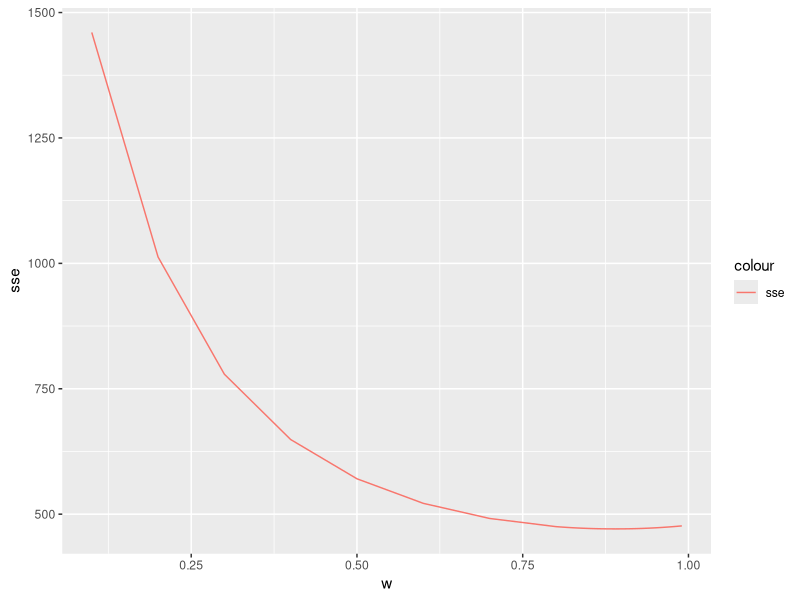
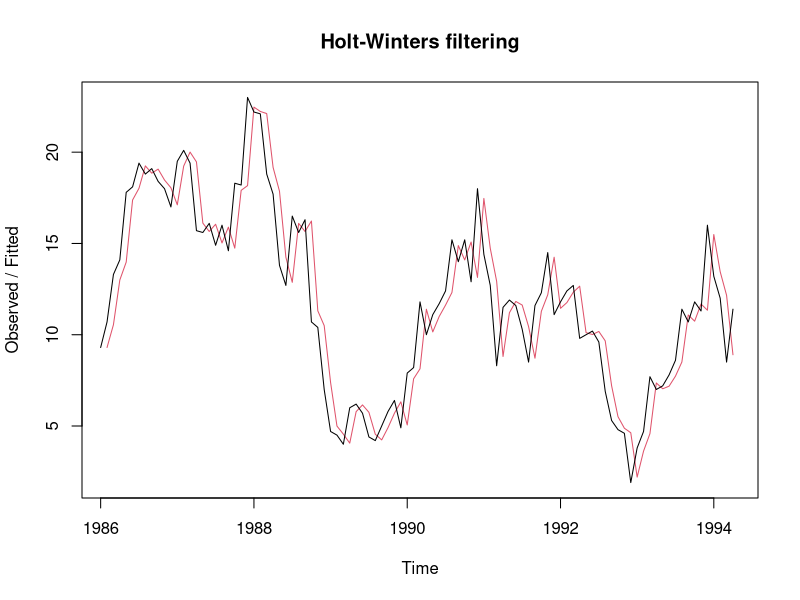
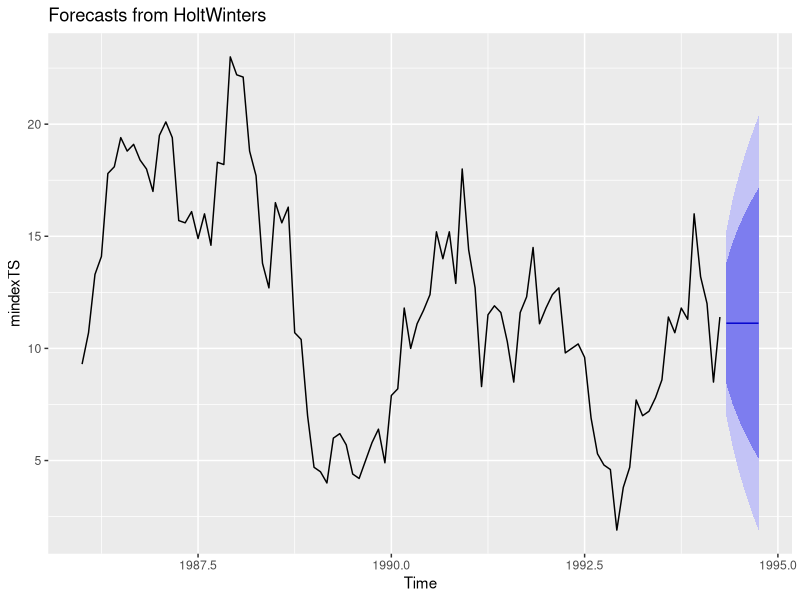
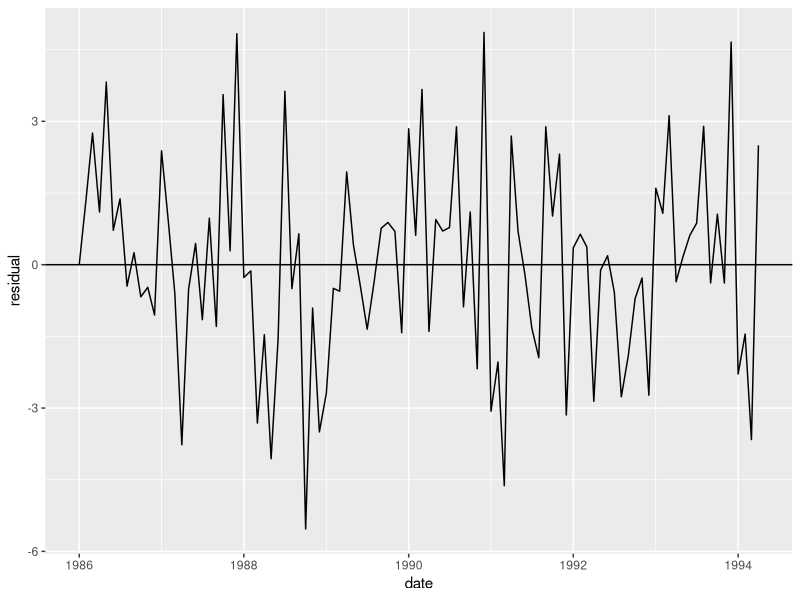
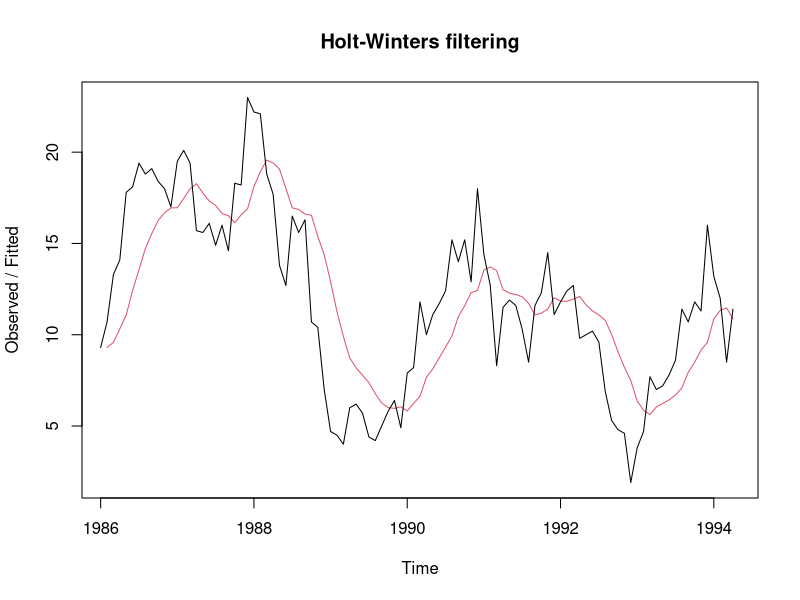
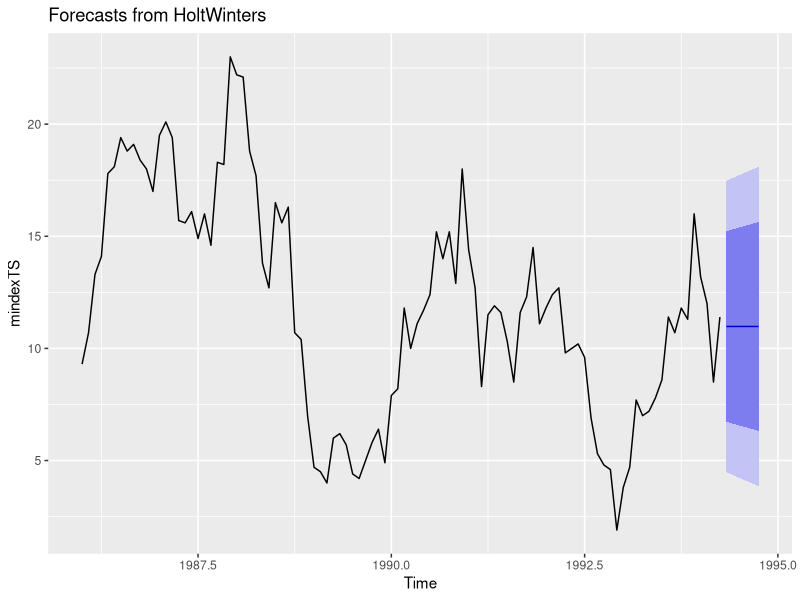
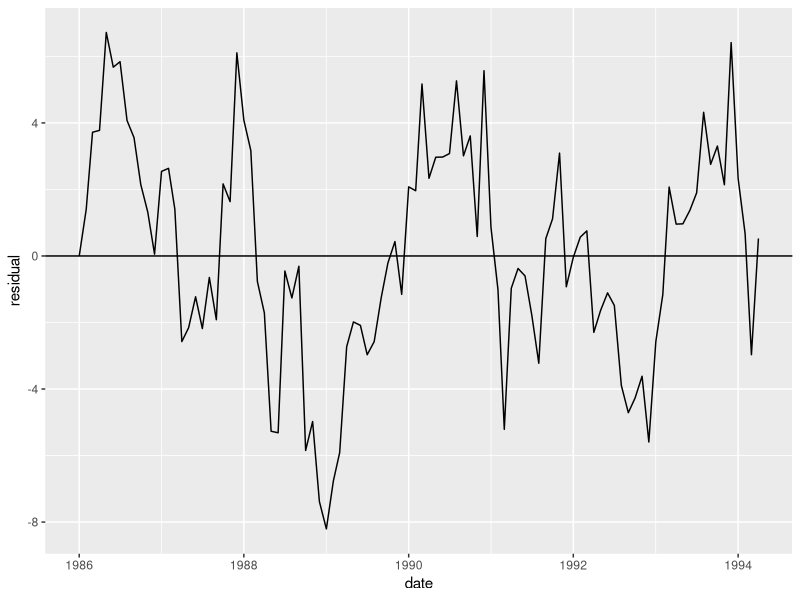
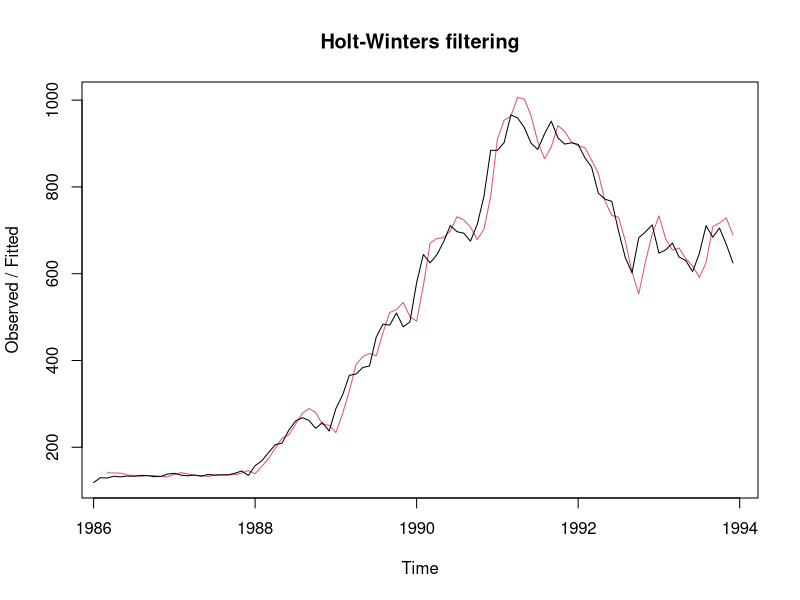

Reproduce these figures in R, in order.
library(lubridate)
library(ggplot2)
library(forecast)

# example 3.1: Simple Exponential Smoothing
data <- read.csv('../timedata/mindex.txt', sep='', header=FALSE)
mindex <- na.omit(c(t(data)))
date <- ymd("860101") + months(1:length(mindex)-1)

w <- c(0.1,0.2,0.3,0.4,0.5,0.6,0.7,0.8,
       0.81,0.82,0.83,0.84,0.85,0.86,0.87,
       0.88,0.89,0.90,0.91,0.92,0.93,0.94,
       0.95,0.96,0.97,0.98,0.99)

sse <- c(1460.371,1012.6626,779.00814,648.75022,
         570.4980,521.570,491.440,475.1534,
         474.1885,473.3390,472.6044,471.9842,
         471.478,471.0859,470.8079,470.6749,
         470.5947,470.661,470.842,471.1406,
         471.5567,472.0919,472.7475,473.525,
         474.4263,475.4532,476.6078)

df <- data.frame(w, sse)
ggplot(data=df, aes(x=w)) + 
  geom_line(aes(y=sse, colour='sse'))

mindexTS <- ts(mindex, start=1986, frequency=12)
hwt <- HoltWinters(mindexTS, alpha=0.89, beta=F, gamma=F)
plot(hwt)
autoplot(forecast(hwt, h=6))
df <- data.frame(date, as.numeric(hwt$x-c(hwt$fitted[1],hwt$fitted[,1])))
colnames(df) <- c('date', 'residual')
ggplot(data=df, aes(x=date)) + 
  geom_line(aes(y=residual)) +
  geom_hline(yintercept=0)

hwt <- HoltWinters(mindexTS, alpha=0.2, beta=F, gamma=F)
plot(hwt)
autoplot(forecast(hwt, h=6))
df <- data.frame(date, as.numeric(hwt$x-c(hwt$fitted[1],hwt$fitted[,1])))
colnames(df) <- c('date', 'residual')
ggplot(data=df, aes(x=date)) + 
  geom_line(aes(y=residual)) +
  geom_hline(yintercept=0)

# example 3.2: Double Exponential Smoothing
data <- read.csv('../timedata/stock.txt', sep='', header=FALSE)
stock <- na.omit(c(t(data)))
date <- ymd("840101") + months(1:length(stock)-1)

stockTS <- ts(stock, start=1986, frequency=12)
hwt <- HoltWinters(stockTS, alpha=0.6, beta=0.6, gamma=F)
plot(hwt)
autoplot(forecast(hwt, h=6))
df <- data.frame(date, as.numeric(hwt$x-c(hwt$fitted[1:2],hwt$fitted[,1])))
colnames(df) <- c('date', 'residual')
ggplot(data=df, aes(x=date)) + 
  geom_line(aes(y=residual)) +
  geom_hline(yintercept=0)

# example 3.3: Winters Seasonal Exponential Smoothing
data <- read.csv('../timedata/koreapass.txt', sep='', header=FALSE)
koreapass <- na.omit(c(t(data)))
date <- ymd("810101") + months(1:length(koreapass)-1)

koreapassTS <- ts(koreapass, start=1986, frequency=12)
hwt <- HoltWinters(koreapassTS, alpha=0.4, beta=0.1, gamma=0.7)
plot(hwt)
autoplot(forecast(hwt, h=12))
df <- data.frame(date, as.numeric(hwt$x-c(hwt$fitted[1:12],hwt$fitted[,1])))
colnames(df) <- c('date', 'residual')
ggplot(data=df, aes(x=date)) + 
  geom_line(aes(y=residual)) +
  geom_hline(yintercept=0)

koreapassTS <- ts(koreapass, start=1986, frequency=12)
hwt <- HoltWinters(koreapassTS, alpha=0.5, beta=0.1, gamma=0.4, seasonal='mult')
plot(hwt)
autoplot(forecast(hwt, h=12))
df <- data.frame(date, as.numeric(hwt$x-c(hwt$fitted[1:12],hwt$fitted[,1])))
colnames(df) <- c('date', 'residual')
ggplot(data=df, aes(x=date)) + 
  geom_line(aes(y=residual)) +
  geom_hline(yintercept=0)